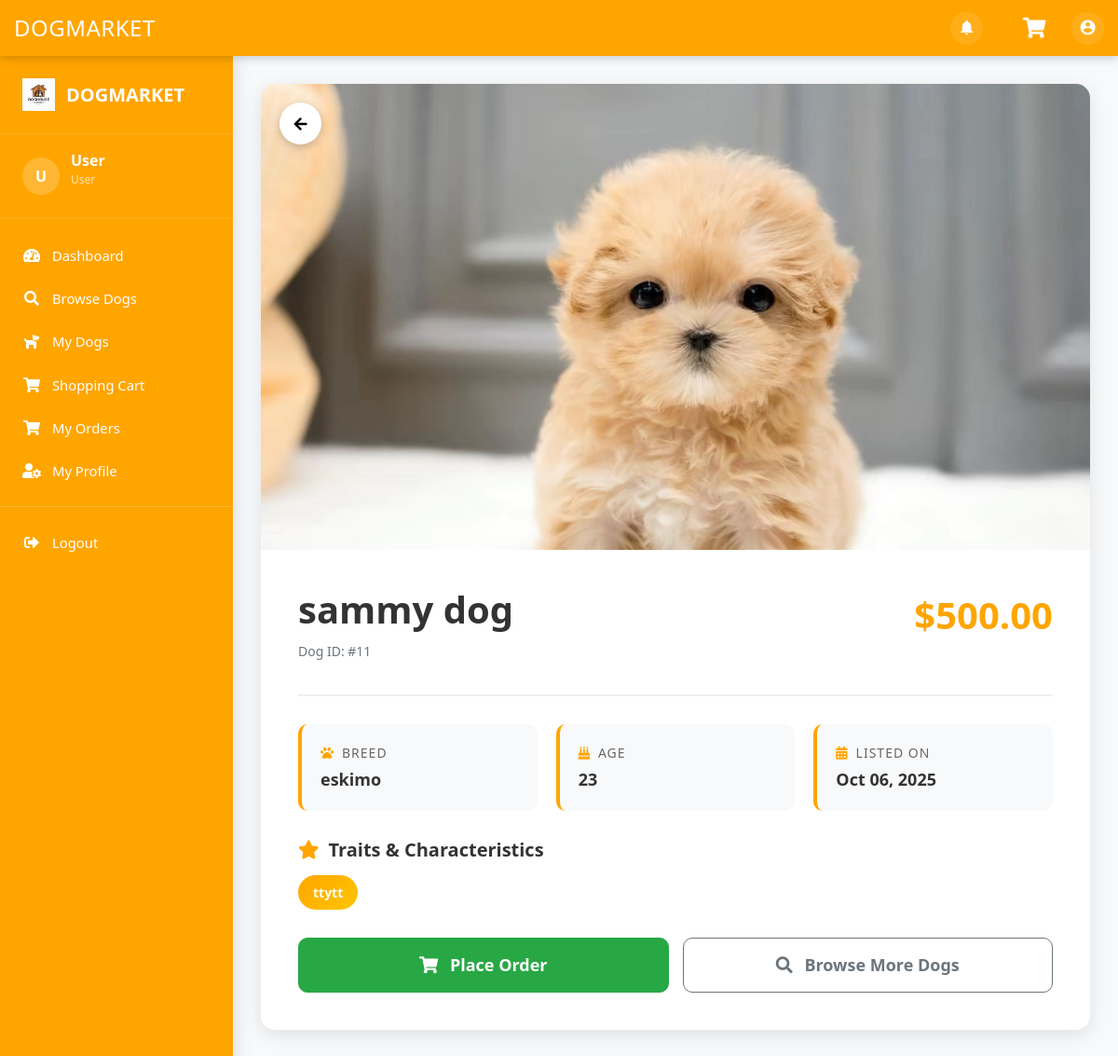
The app's page /dog/user/view_dog.php?id=11 (signed in) with its own data.
### tables this page shows
CREATE TABLE `company_info` (
  `id` int(11) NOT NULL,
  `company_name` varchar(150) NOT NULL,
  `address` varchar(255) NOT NULL,
  `city` varchar(100) NOT NULL,
  `postal_code` varchar(20) DEFAULT NULL,
  `phone` varchar(20) NOT NULL,
  `color` varchar(50) DEFAULT NULL,
  `logo` varchar(255) DEFAULT NULL,
  `favicon` varchar(255) DEFAULT NULL,
  `banner_image` varchar(255) DEFAULT NULL,
  `email_general` varchar(150) DEFAULT NULL,
  `email_support` varchar(150) DEFAULT NULL,
  `working_hours` varchar(100) DEFAULT NULL,
  `created_at` timestamp NOT NULL DEFAULT current_timestamp(),
  `font` enum('Arial','Verdana','Helvetica','Tahoma','Trebuchet MS','Times New Roman','Georgia','Garamond','Courier New','Brush Script MT','Lucida Sans','Lucida Console','Palatino Linotype','Book Antiqua','Impact','Comic Sans MS','Segoe UI','Candara','Optima','Calibri','Cambria','Franklin Gothic Medium','Gill Sans','Century Gothic','Perpetua','Rockwell','Baskerville','Didot','Monaco','Geneva') DEFAULT 'Arial'
);

CREATE TABLE `dogs` (
  `dog_id` int(11) NOT NULL,
  `name` varchar(150) NOT NULL,
  `breed` varchar(100) NOT NULL,
  `age` varchar(50) NOT NULL,
  `trait` text DEFAULT NULL,
  `image_url` text DEFAULT NULL,
  `price` decimal(10,2) DEFAULT 0.00,
  `created_at` timestamp NOT NULL DEFAULT current_timestamp(),
  `updated_at` timestamp NOT NULL DEFAULT current_timestamp() ON UPDATE current_timestamp()
);

### dog/user/view_dog.php (the view, shortened to what this page needs)
<?php
$db_host = 'localhost';
$db_user = 'root';
$db_pass = '';
$db_name = 'doghousemarket';
$conn = new mysqli($db_host, $db_user, $db_pass, $db_name);
$dog_id = isset($_GET['id']) ? (int)$_GET['id'] : 0;
$dogQuery = "SELECT * FROM dogs WHERE dog_id = $dog_id";
$dogResult = $conn->query($dogQuery);
$dog = $dogResult->fetch_assoc();
$hasOrder = false;
?>
<!DOCTYPE html>
<html lang="en">
<head>
    <link rel="stylesheet" href="https://stackpath.bootstrapcdn.com/bootstrap/4.5.2/css/bootstrap.min.css">
    <link rel="stylesheet" href="https://cdnjs.cloudflare.com/ajax/libs/font-awesome/5.15.1/css/all.min.css">
</head>
<body>
    <?php include 'sidenav.php'; ?>
    <div class="main-content">
        <div class="dog-details-card">
            <div class="dog-image-container">
                <button class="back-btn" onclick="history.back()">
                    <i class="fas fa-arrow-left"></i>
                </button>
                <?php if (!empty($dog['image_url'])): ?>
                    <img src="../<?php echo htmlspecialchars($dog['image_url']); ?>" class="dog-main-image" alt="<?php echo htmlspecialchars($dog['name']); ?>">
                <?php else: ?>
                    <img src="https://via.placeholder.com/800x500?text=No+Image" class="dog-main-image" alt="No Image">
                <?php endif; ?>
            </div>
            <div class="dog-content">
                <div class="dog-header">
                    <div>
                        <h1 class="dog-title"><?php echo htmlspecialchars($dog['name']); ?></h1>
                        <p class="dog-id">Dog ID: #<?php echo $dog['dog_id']; ?></p>
                    </div>
                    <div class="dog-price">$<?php echo number_format($dog['price'], 2); ?></div>
                </div>
                <div class="dog-info-grid">
                    <div class="info-item">
                        <div class="info-label"><i class="fas fa-paw"></i> Breed</div>
                        <div class="info-value"><?php echo htmlspecialchars($dog['breed']); ?></div>
                    </div>
                    <div class="info-item">
                        <div class="info-label"><i class="fas fa-birthday-cake"></i> Age</div>
                        <div class="info-value"><?php echo htmlspecialchars($dog['age']); ?></div>
                    </div>
                    <div class="info-item">
                        <div class="info-label"><i class="fas fa-calendar-alt"></i> Listed On</div>
                        <div class="info-value"><?php echo date('M d, Y', strtotime($dog['created_at'])); ?></div>
                    </div>
                </div>
                <div class="dog-description">
                    <h3 class="section-title"><i class="fas fa-star"></i> Traits & Characteristics</h3>
                    <div class="traits-container">
                        <?php
                        $traits = explode(',', $dog['trait']);
                        foreach ($traits as $trait):
                            $trait = trim($trait);
                            if (!empty($trait)):
                        ?>
                            <span class="trait-badge"><?php echo htmlspecialchars($trait); ?></span>
                        <?php
                            endif;
                        endforeach;
                        ?>
                    </div>
                </div>
                <form method="post" class="action-buttons">
                    <?php if ($hasOrder): ?>
                        <button type="button" class="btn btn-secondary btn-order" disabled>
                            <i class="fas fa-check-circle mr-2"></i> Already Ordered
                        </button>
                        <a href="my_orders.php" class="btn btn-info btn-order">
                            <i class="fas fa-list mr-2"></i> View My Orders
                        </a>
                    <?php else: ?>
                        <button type="submit" name="place_order" class="btn btn-success btn-order">
                            <i class="fas fa-shopping-cart mr-2"></i> Place Order
                        </button>
                        <a href="browse_dogs.php" class="btn btn-outline-secondary btn-order">
                            <i class="fas fa-search mr-2"></i> Browse More Dogs
                        </a>
                    <?php endif; ?>
                </form>
            </div>
        </div>
    </div>
</body>
</html>

### dog/user/sidenav.php (shortened to what this page needs)
<?php
$username = $_SESSION['username'] ?? 'User';
if (!isset($companyInfo) || empty($companyInfo)) {
    $companyQuery = "SELECT * FROM company_info LIMIT 1";
    $result = mysqli_query($conn, $companyQuery);
    if ($result && mysqli_num_rows($result) > 0) {
        $companyInfo = mysqli_fetch_assoc($result);
    } else {
        $companyInfo = [
            'company_name' => 'Doghouse Market',
            'color' => '#ffa500',
            'logo' => ''
        ];
    }
}
$current_page = basename($_SERVER['PHP_SELF']);
function isActive($page_name) {
    global $current_page;
    return ($current_page == $page_name) ? 'active' : '';
}
?>
<!DOCTYPE html>
<html lang="en">
<head>
    <link rel="stylesheet" href="https://cdnjs.cloudflare.com/ajax/libs/font-awesome/5.15.1/css/all.min.css">
</head>
<body>
<nav class="top-nav">
    <div class="top-nav-content">
        <h1 class="top-nav-title"><?php echo htmlspecialchars($companyInfo['company_name'] ?? 'Doghouse Market'); ?></h1>
        <div class="top-nav-actions">
            <div class="notification-icon">
                <i class="material-icons">notifications</i>
            </div>
            <a href="cart.php" class="cart-icon" title="Shopping Cart">
                <i class="fas fa-shopping-cart"></i>
            </a>
            <div class="user-profile">
                <i class="material-icons">account_circle</i>
            </div>
        </div>
    </div>
</nav>
<nav class="sidebar" id="sidebar">
    <div class="sidebar-header">
        <?php if (!empty($companyInfo['logo'])): ?>
            <img src="../<?php echo htmlspecialchars($companyInfo['logo']); ?>" alt="Logo" class="sidebar-logo">
        <?php else: ?>
            <i class="fas fa-paw me-2"></i>
        <?php endif; ?>
        <h5 class="sidebar-brand"><?php echo htmlspecialchars($companyInfo['company_name'] ?? 'Doghouse Market'); ?></h5>
    </div>
    <div class="sidebar-user">
        <div class="sidebar-user-img">
            <?php echo strtoupper(substr($username, 0, 1)); ?>
        </div>
        <div class="sidebar-user-details">
            <p class="sidebar-user-name"><?php echo htmlspecialchars($username); ?></p>
            <p class="sidebar-user-role">User</p>
        </div>
    </div>
    <ul class="sidebar-nav list-unstyled">
        <li class="sidebar-item">
            <a href="dashboard.php" class="sidebar-link <?php echo isActive('dashboard.php'); ?>">
                <i class="fas fa-tachometer-alt"></i>
                <span>Dashboard</span>
            </a>
        </li>
        <li class="sidebar-item">
            <a href="browse_dogs.php" class="sidebar-link <?php echo isActive('browse_dogs.php'); ?>">
                <i class="fas fa-search"></i>
                <span>Browse Dogs</span>
            </a>
        </li>
        <li class="sidebar-item">
            <a href="my_dogs.php" class="sidebar-link <?php echo isActive('my_dogs.php'); ?>">
                <i class="fas fa-dog"></i>
                <span>My Dogs</span>
            </a>
        </li>
        <li class="sidebar-item">
            <a href="cart.php" class="sidebar-link <?php echo isActive('cart.php'); ?>">
                <i class="fas fa-shopping-cart"></i>
                <span>Shopping Cart</span>
            </a>
        </li>
        <li class="sidebar-item">
            <a href="my_orders.php" class="sidebar-link <?php echo isActive('my_orders.php'); ?>">
                <i class="fas fa-shopping-cart"></i>
                <span>My Orders</span>
            </a>
        </li>
        <li class="sidebar-item">
            <a href="profile.php" class="sidebar-link <?php echo isActive('profile.php'); ?>">
                <i class="fas fa-user-cog"></i>
                <span>My Profile</span>
            </a>
        </li>
        <li class="sidebar-section">
            <hr style="border-color: rgba(255,255,255,0.2); margin: 15px 0;">
        </li>
        <li class="sidebar-item">
            <a href="../logout.php" class="sidebar-link" onclick="return confirm('Are you sure you want to logout?');">
                <i class="fas fa-sign-out-alt"></i>
                <span>Logout</span>
            </a>
        </li>
    </ul>
</nav>
</body>
</html>

### dog/user/view_dog.php (style rules this page uses)
:root { --theme-color: #ffa500; --theme-color-light: #ffb733; --theme-color-dark: #e69400; }
body { background-color: #f8f9fa; font-family: 'Segoe UI', Tahoma, Geneva, Verdana, sans-serif; }
.main-content { margin-left: 250px; margin-top: 60px; padding: 30px; min-height: calc(100vh - 60px); }
.dog-details-card { background: white; border-radius: 15px; box-shadow: 0 5px 20px rgba(0,0,0,0.1); overflow: hidden; margin-bottom: 30px; }
.dog-image-container { position: relative; height: 500px; overflow: hidden; background-color: #f8f9fa; }
.dog-main-image { width: 100%; height: 100%; object-fit: cover; }
.back-btn { position: absolute; top: 20px; left: 20px; background: white; border: none; border-radius: 50%; width: 45px; height: 45px; display: flex; align-items: center; justify-content: center; box-shadow: 0 3px 10px rgba(0,0,0,0.2); transition: all 0.3s; cursor: pointer; z-index: 10; }
.dog-content { padding: 40px; }
.dog-header { display: flex; justify-content: space-between; align-items: flex-start; margin-bottom: 30px; padding-bottom: 20px; border-bottom: 2px solid #f0f0f0; }
.dog-title { font-size: 2.5rem; font-weight: 700; color: #333; margin-bottom: 10px; }
.dog-id { color: #6c757d; font-size: 14px; }
.dog-price { font-size: 2.5rem; font-weight: 700; color: var(--theme-color); }
.dog-info-grid { display: grid; grid-template-columns: repeat(auto-fit, minmax(250px, 1fr)); gap: 20px; margin-bottom: 30px; }
.info-item { background: #f8f9fa; padding: 20px; border-radius: 10px; border-left: 4px solid var(--theme-color); }
.info-label { font-size: 14px; color: #666; margin-bottom: 5px; text-transform: uppercase; letter-spacing: 1px; display: flex; align-items: center; }
.info-label i { margin-right: 8px; color: var(--theme-color); }
.info-value { font-size: 18px; font-weight: 600; color: #333; }
.dog-description { margin-bottom: 30px; }
.section-title { font-size: 20px; font-weight: 700; color: #333; margin-bottom: 15px; display: flex; align-items: center; }
.section-title i { margin-right: 10px; color: var(--theme-color); }
.traits-container { display: flex; flex-wrap: wrap; gap: 10px; }
.trait-badge { background: linear-gradient(135deg, var(--theme-color), var(--theme-color-light)); color: white; padding: 8px 16px; border-radius: 20px; font-size: 14px; font-weight: 600; }
.action-buttons { display: flex; gap: 15px; margin-top: 30px; }
.btn-order { flex: 1; padding: 15px 30px; font-size: 18px; font-weight: 700; border-radius: 10px; transition: all 0.3s; }

### records on screen
company_info: company_name "DOGMARKET", logo (picture)
dogs: image_url (picture), name "sammy dog", dog_id "11", price "500.00", breed "eskimo", age "23", created_at "Oct 06, 2025", trait "ttytt"

### other values on screen
substr($username, 0, 1) "U"
$username "User"
